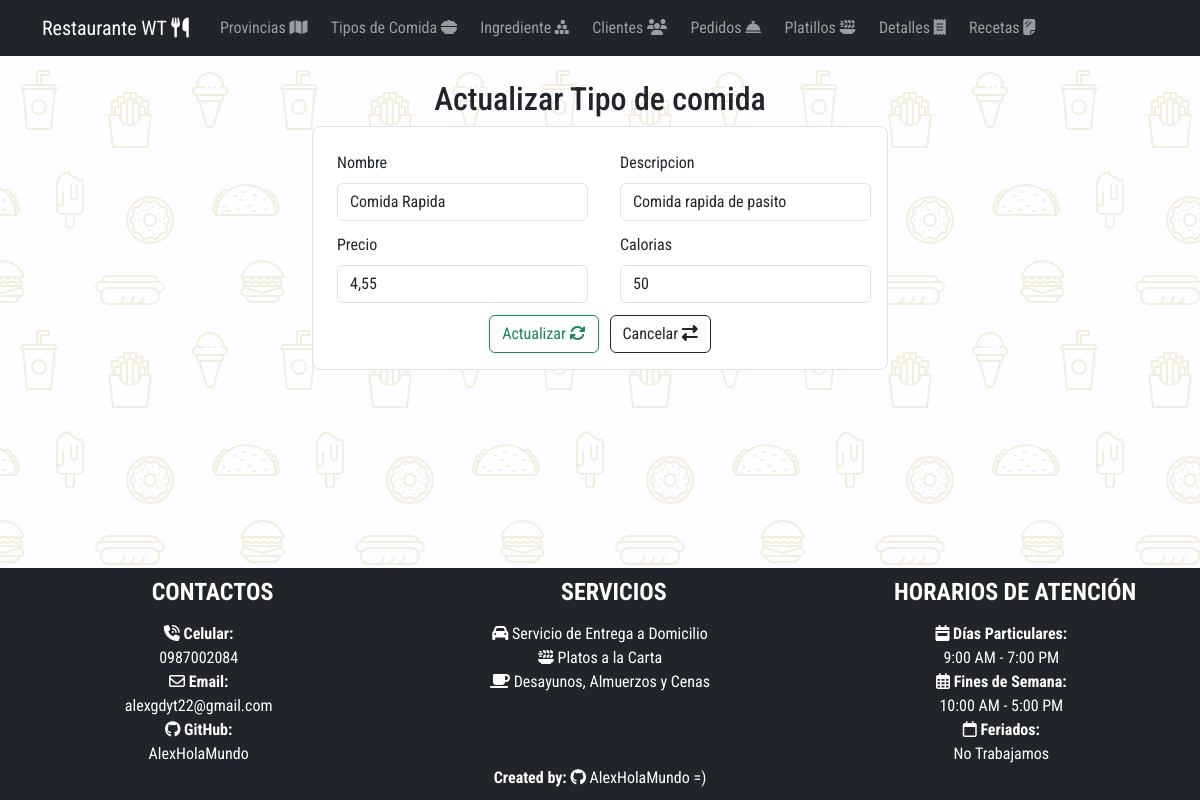
The app's page /editarTipo/1 with its own data.
### Aplicaciones/RestauranteWT/models.py (models this page shows, shortened)
class Tipo(models.Model):
    idTipo_wt = models.AutoField(primary_key=True)
    nombre_wt = models.CharField(max_length=50)
    descripcion_wt = models.CharField(max_length=100)
    precio_wt = models.DecimalField(max_digits=8, decimal_places=2)
    calorias_wt = models.IntegerField(default=0)

### Aplicaciones/RestauranteWT/views.py (the view)
# urls.py: path('editarTipo/<int:id>', views.editarTipo),
def editarTipo(request, id):
    tipoEditar=Tipo.objects.get(idTipo_wt=id)
    return render(request, 'editarTipo.html', {'tipo':tipoEditar})

### Aplicaciones/RestauranteWT/templates/editarTipo.html (shortened to what this page needs)
 {% extends "plantilla.html" %} {% block contenido %}
<div class="container w-50 mt-4 mb-4">
  <h2 class="text-center">Actualizar Tipo de comida</h2>
  <form
    class="border p-3 rounded-3"
    action="/actualizarTipo/"
    method="POST"
    enctype="multipart/form-data"
  >
    <div class="row">
      <div class="col-md-6">
        <div class="m-1">
          <label for="" class="form-label m-1">Nombre</label>
          <input
            type="text"
            required
            class="form-control m-1"
            placeholder="Ej. Comida rapida"
            value="{{tipo.nombre_wt}}"
            name="nombre_wt"
            id="nombre_wt"
          />
        </div>
      </div>
      <div class="col-md-6">
        <div class="m-1">
          <label for="" class="form-label m-1">Descripcion</label>
          <input
            type="text"
            required
            class="form-control m-1"
            placeholder="Ej. Comida rapida"
            value="{{tipo.descripcion_wt}}"
            name="descripcion_wt"
            id="descripcion_wt"
          />
        </div>
      </div>
    </div>
    <div class="row">
      <div class="col-md-6">
        <div class="m-1">
          <label for="" class="form-label m-1">Precio</label>
          <input
            type="decimal"
            required
            class="form-control m-1"
            placeholder="Ej. 5.50"
            value="{{tipo.precio_wt}}"
            name="precio_wt"
            id="precio_wt"
          />
        </div>
      </div>
      <div class="col-md-6">
        <div class="m-1">
          <label for="" class="form-label m-1">Calorias</label>
          <input
            type="number"
            required
            class="form-control m-1"
            placeholder="Ej. 30"
            value="{{tipo.calorias_wt}}"
            name="calorias_wt"
            id="calorias_wt"
          />
        </div>
      </div>
    </div>
    <center class="mt-2">
      <button type="submit" name="button" class="btn btn-outline-success">
        Actualizar <i class="fa-solid fa-arrows-rotate"></i></button
      >&nbsp;&nbsp;
      <a href="/listaTipo/" class="btn btn-outline-dark">
        Cancelar <i class="fa-solid fa-right-left"></i
      ></a>
    </center>
  </form>
</div>
{% endblock contenido %}

### crudRestaurante/static/css/styles.css (style rules this page uses)
body { font-family: 'Great Vibes', cursive; font-family: 'PT Sans', sans-serif; font-family: 'PT Sans Narrow', sans-serif; font-family: 'Roboto Condensed', sans-serif; padding-bottom: 210px !important; padding-top: 56px; background-color: #fefdff; }
form { background-color: #fff; }

### records on screen
Tipo: nombre_wt "Comida Rapida", descripcion_wt "Comida rapida de pasito", precio_wt "4,55", calorias_wt "50"
